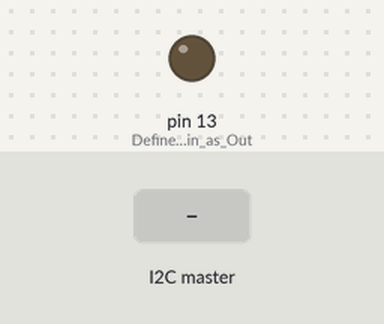
The sketch below on a simulated Arduino Uno, built with avr-gcc and run on an emulated ATmega328P. Parts: output pins drawn as LEDs (lit = HIGH). The inputs (shaded band) are chosen by the test bench.

Above: at 1.2 s.
1.3 s: the I2C master sends the byte 2
At 2.3 s:
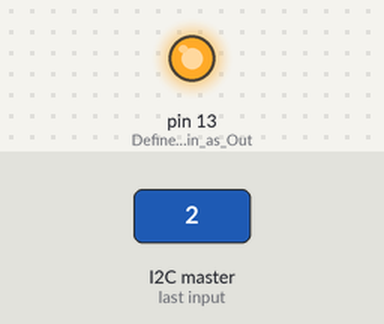
Timing chart, 0 to 5.2 s (numbered marks = the images above; inputs shaded):
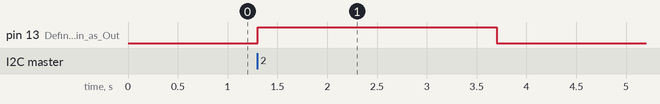

The sketch:

I2C_Slave1.ino
```cpp
// I2C Slave 1

#include <Wire.h>                // Include the required Wire library for I2C
int wait = 0;

void setup() {
  pinMode (LED_BUILTIN, OUTPUT);         // Define the LED pin as Output
  Serial.begin(9600);
  Wire.begin(1);                 // Start the I2C Bus as Slave on address 1
  Wire.onReceive(receiveEvent);  // Attach a function to trigger when something is received.
}

void receiveEvent(int bytes) {
  wait = Wire.read();               // Read one character from the I2C
}

void loop() {
  if (wait == 1) {
    digitalWrite(LED_BUILTIN, HIGH);     // If value received is 0 blink LED for 200 ms
    delay(wait * 1000);
    digitalWrite(LED_BUILTIN, LOW);
    delay(wait * 1000);
  }
  if (wait == 2) {
    digitalWrite(LED_BUILTIN, HIGH);     // If value received is 0 blink LED for 200 ms
    delay(wait * 1200);
    digitalWrite(LED_BUILTIN, LOW);
    delay(wait * 1200);
  }
  wait = 0;
}
```

Measured:
- after the input at 1.3 s, pin 13 (Define_the_LED_pin_as_Out): LOW → HIGH at once, → LOW 2.4 s later
